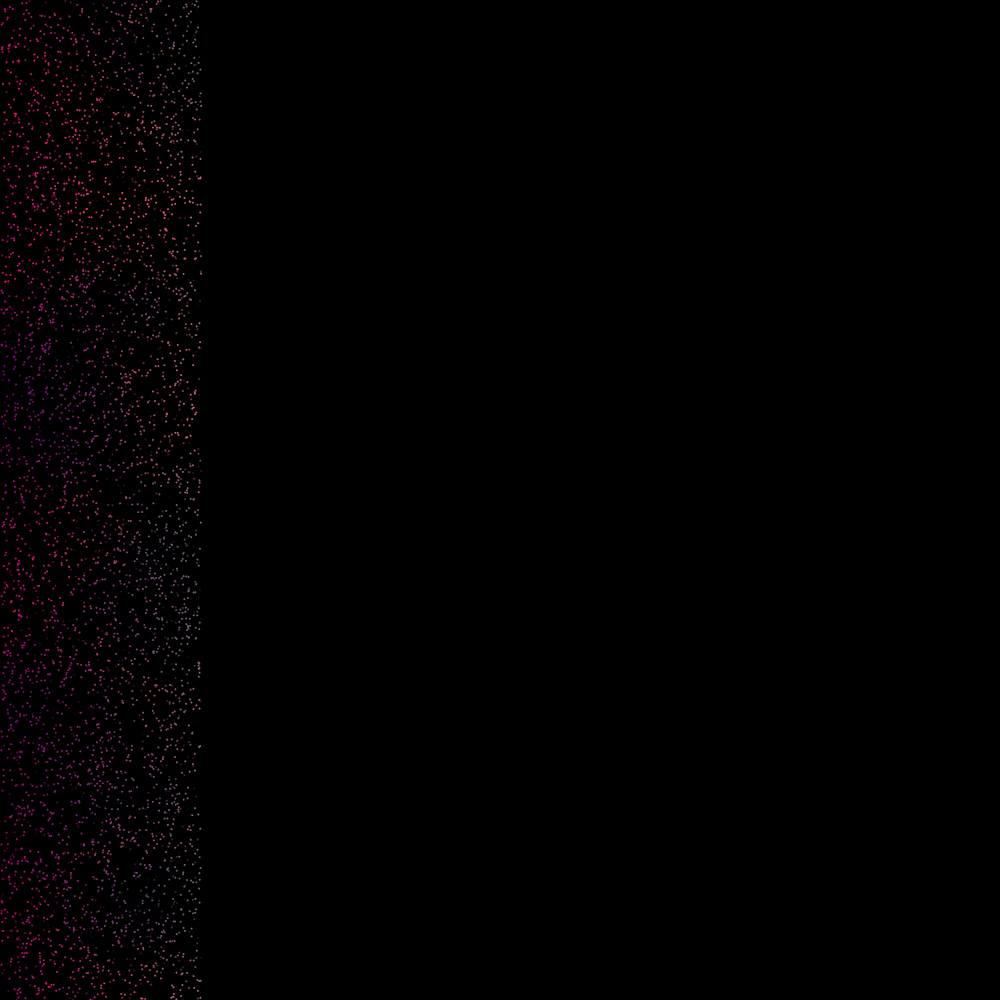
Frame 1 (no input)
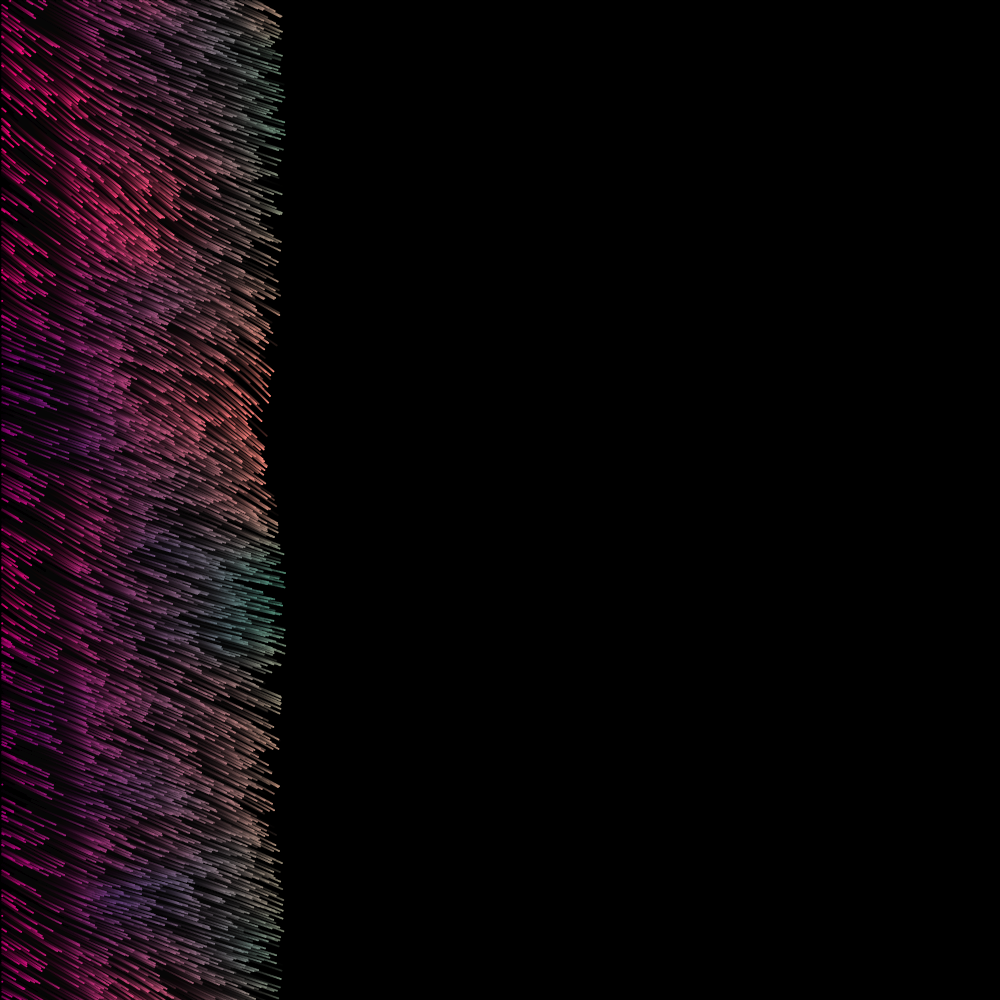
Frame 60 (the mouse pressed at the canvas centre just before this capture)
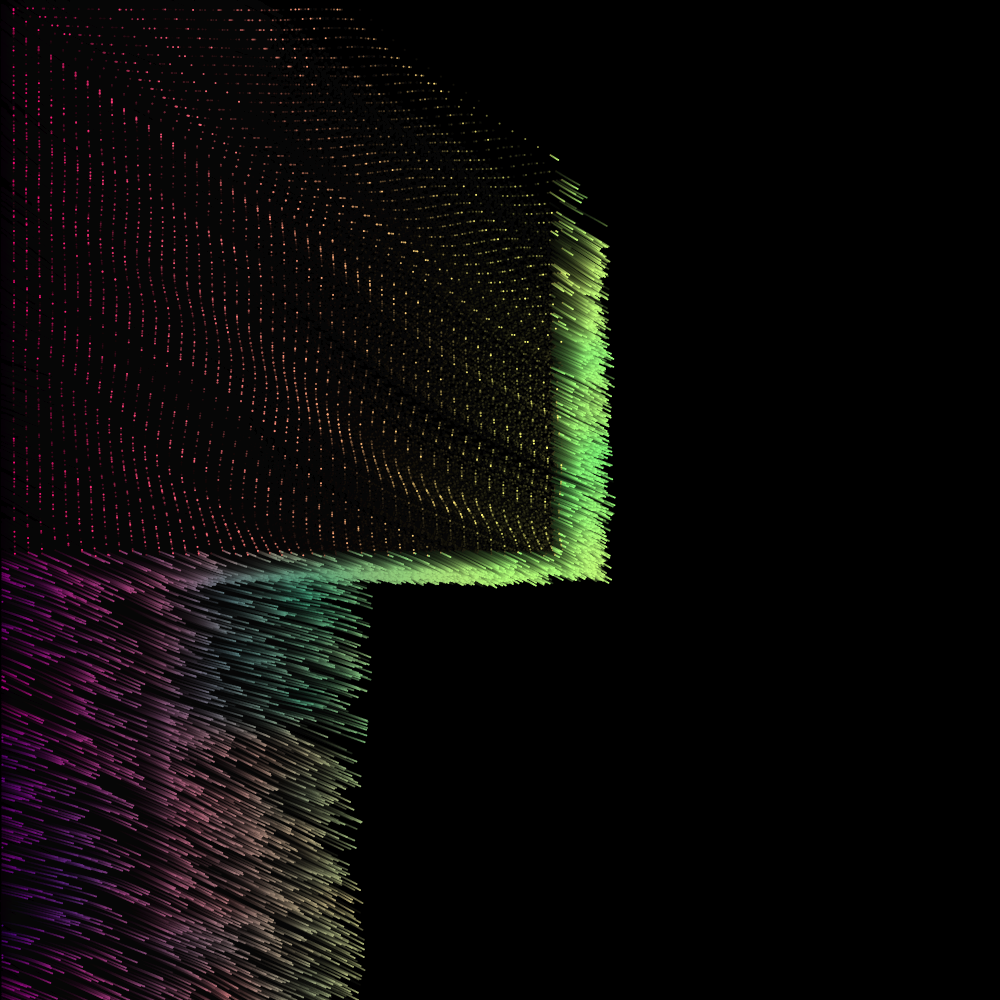
Frame 120 (the mouse held since frame 60 and released just before this capture)

The Processing sketch that drew these frames (run headless with seeded random() and noise(); from frame 60 on, the mouse is pressed at the canvas centre):

// Processing sketch: Waterfall
// ── Waterfall.pde
final int PARTICLE_COUNT = 5000;

PVector[] pos = new PVector[PARTICLE_COUNT];
PVector[] vel = new PVector[PARTICLE_COUNT];
int[] life = new int[PARTICLE_COUNT];

// repel on mouse

PVector center;
 color c = color(200, 20, 20);
 int noiseScale = 1000;
 float mode = PI;
void setup()
{
  
  size(1000,1000);
  background(0);
  
  // Setup up our particle properties
  for (int x = 0; x < PARTICLE_COUNT; x++) {
    pos[x] = new PVector(random(0, 200), random(0, height));
    vel[x] = new PVector(random(-1.0, 1.0), random(-1.0, 1.0));
    life[x] = (int) random(10, 500);
  }
  
  fill(255);
  noStroke();
}
int blue_target = 120;
int current_blue = 120;
void draw()
{
  // Motion blur
  noStroke();
  fill(0, 20);
  rect(0, 0, width, height);
  
  for (int x = 0; x < PARTICLE_COUNT; x++) {
    PVector position = pos[x];
    float angle = noise((position.x/300), (position.y/200)); //noise(position.x/(noiseScale * 2.5), position.y/(noiseScale * 2.5))*HALF_PI*(noiseScale * 2.5);//4000//2500//noise(position.x/map(mouseY, 0, height, 1, 500), position.y/map(mouseX, 0, width, 1, 500)); //200 //50
    vel[x].x = cos(angle);
    vel[x].y = sin(angle);
    //vel[x].mult(1.5);
    vel[x].mult(1.5);//2);
    
    if ((pos[x].x - mouseX) < 50 && (pos[x].x + mouseX) > 50 && 
        (pos[x].y - mouseY) < 50 && (pos[x].y + mouseY) > 50) {
      vel[x].mult(10);  
    }
    pos[x].add(vel[x]); // accessing vel here, bad!
    
    fill(map(vel[x].y, 0, 1, 0, 255), map(pos[x].x, 0, 500, 0, 255), current_blue,life[x]);
    ellipse(pos[x].x, pos[x].y, 2, 2);
    
    //println(vel[x].x + " " +vel[x].y);
    //acc[x].mult(0);
    /*
    if (life[x] < 0) {
      pos[x] = new PVector(random(width), random(height));  
      life[x] = (int)random(250, 300); // 350, 500
    } else {
      life[x]--;
    }*/

    
    // Bounds check
    if (pos[x].x < 0) pos[x].x = 1000;
    if (pos[x].x > 1000) pos[x].x = 0;
    if (pos[x].y < 0) pos[x].y = 1000;
    if (pos[x].y > 1000) pos[x].y = 0;
  }
  
  for (int x = 0; x < PARTICLE_COUNT; x++) {
    if (life[x] < 0) {
      pos[x] = new PVector(1, random(height));  
      life[x] = (int)random(350, 500);
    } else {
      life[x]--;
    }
  }
  
  if (millis() % 200 == 0) {
    blue_target = (int) random(0, 255);  
  } else {
    if (current_blue < blue_target) {
      current_blue++;  
    } else if (current_blue > blue_target) {
      current_blue--;  
    }
  }
  
  //println("fps: " + frameRate);
}


void mousePressed()
{
  noiseSeed(millis());  
}
